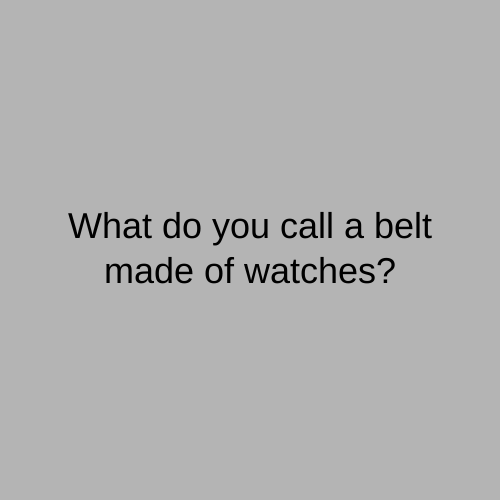
Frame 1 (no input)
Frame 60 (no input): identical to frame 1, image omitted
Frame 120 (the mouse pressed at the canvas centre since frame 60): identical to frame 1, image omitted

The p5.js sketch that drew this single still picture (run headless with seeded random() and noise() and a simulated clock; from frame 60 on, the mouse is pressed at the canvas centre):

// p5.js sketch
// ── sketch.js
let state = 0;
let timer = 0;

function setup() {
  createCanvas(500, 500);
  textAlign(CENTER);
}

function draw() {
  switch (state) {
    case 0:
      background(180);
      fill("black");
      textSize(36);
      text("What do you call a belt made of watches?", 50, 210, 400, 80);
      
      timer++
      if (timer == 3 * 60) {
        state = 1;
        timer = 0;
      }
      break;

    case 1:
      background(0, 0, 220);
      text("A waist of time!", 250, 250);

      timer++
      if (timer == 5 * 60) {
        state = 0;
        timer = 0;
      }
      break;
  }
}
